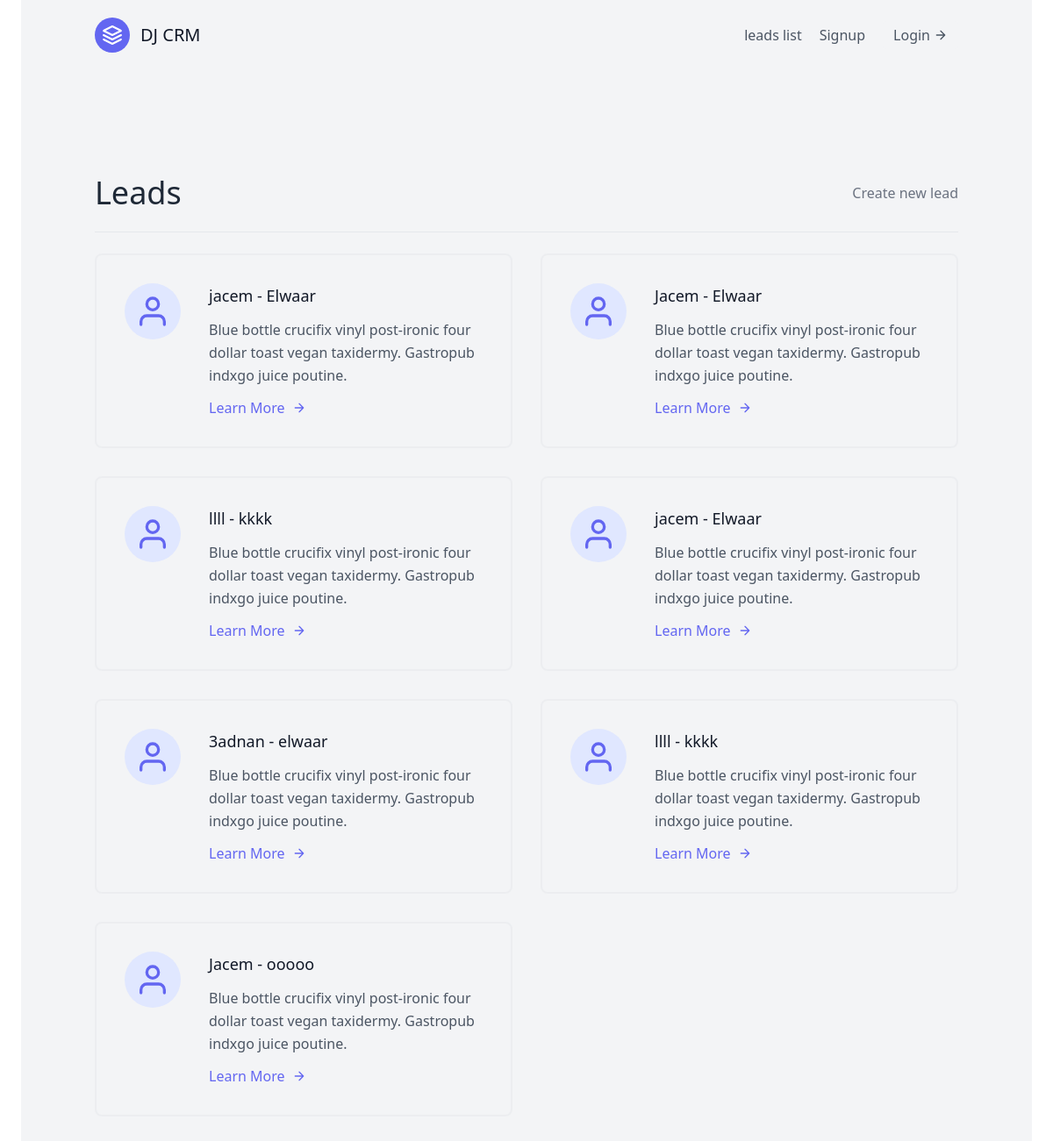
The page /leads/ on the database as committed earlier.
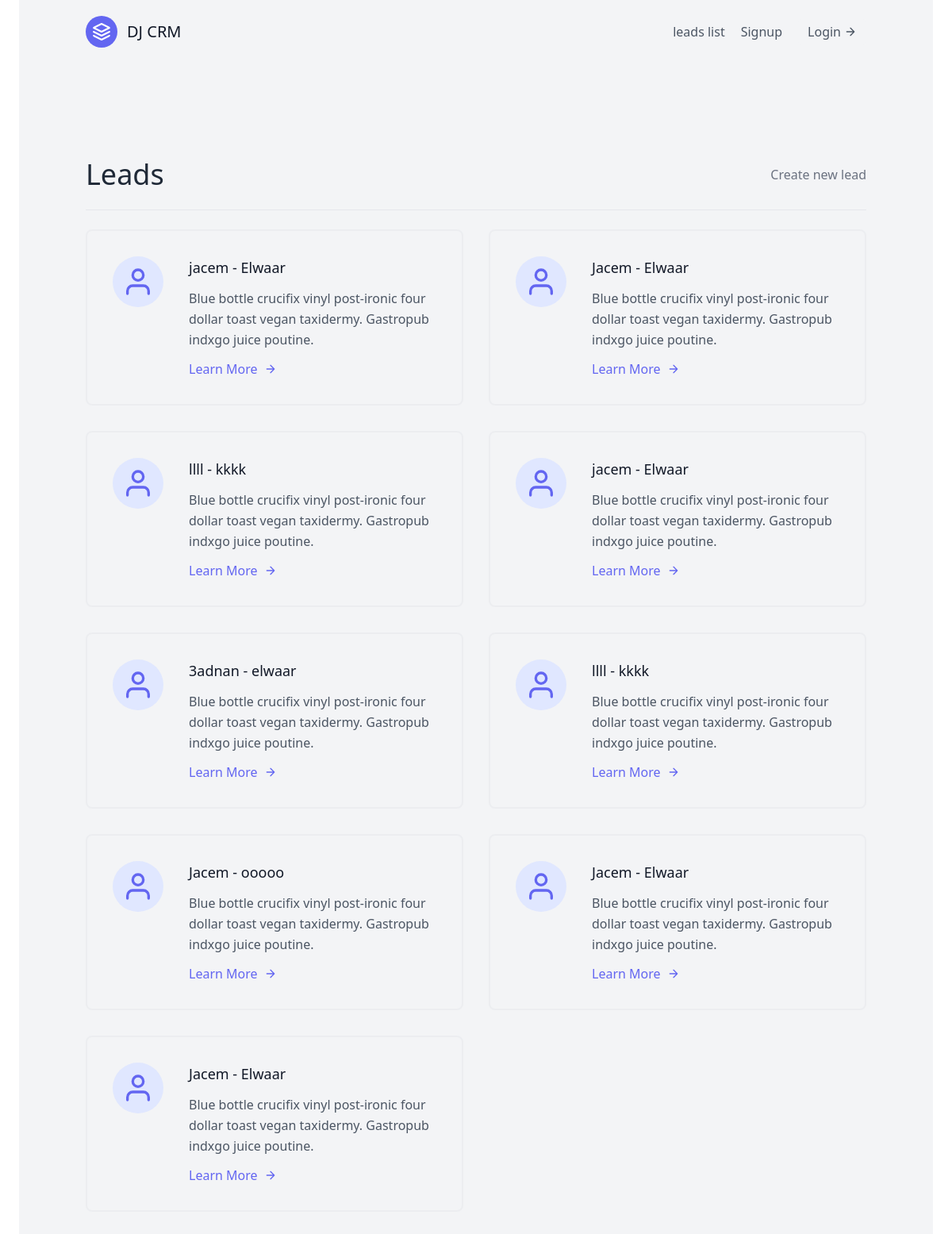
The same page on the database as committed later.
### leads/models.py (models this page shows, shortened)
class Lead(models.Model):
    first_name = models.CharField(max_length=25,null=False )
    last_name = models.CharField(max_length=25, null=False)
    age = models.IntegerField(default=0)
    agent = models.ForeignKey("Agent", on_delete=models.CASCADE)

### leads/views.py (the view)
# urls.py: path('', LeadListView.as_view(), name="lead_list"),
class LeadListView(ListView):
    template_name = "leads/list_leads.html"
    queryset = Lead.objects.all()
    context_object_name = "leads"

### leads/templates/leads/list_leads.html (shortened to what this page needs)
{% extends 'layouts/base.html' %}
    {% block content %}
<section class="text-gray-600 body-font">
  <div class="container px-5 py-24 mx-auto flex flex-wrap">
      <div class="w-full  py-6 md-6 flex justify-between items-center border-b border-gray-200">
      <div> <h1 class="text-4xl text-gray-800"> Leads </h1></div>
      <div><a href="{% url 'leads:create' %}" class="text-gray-500 hover:text-blue-700 ">Create new lead</a></div>
          </div>
    <div class="flex flex-wrap -m-4 mt-2" >
        {% for  item in leads %}
              <div class="p-4 lg:w-1/2 md:w-full">
                <div class="flex border-2 rounded-lg border-gray-200 border-opacity-50 p-8 sm:flex-row flex-col">
                  <div class="w-16 h-16 sm:mr-8 sm:mb-0 mb-4 inline-flex items-center justify-center rounded-full bg-indigo-100 text-indigo-500 flex-shrink-0">
                    <svg fill="none" stroke="currentColor" stroke-linecap="round" stroke-linejoin="round" stroke-width="2" class="w-10 h-10" viewBox="0 0 24 24">
                      <path d="M20 21v-2a4 4 0 00-4-4H8a4 4 0 00-4 4v2"></path>
                      <circle cx="12" cy="7" r="4"></circle>
                    </svg>
                  </div>
                  <div class="flex-grow">
                    <h2 class="text-gray-900 text-lg title-font font-medium mb-3">{{item.first_name}} - {{item.last_name}}</h2>
                    <p class="leading-relaxed text-base">Blue bottle crucifix vinyl post-ironic four dollar toast vegan taxidermy. Gastropub indxgo juice poutine.</p>
                    <a href="{% url 'leads:details' pk=item.id  %}" class="mt-3 text-indigo-500 inline-flex items-center">Learn More
                      <svg fill="none" stroke="currentColor" stroke-linecap="round" stroke-linejoin="round" stroke-width="2" class="w-4 h-4 ml-2" viewBox="0 0 24 24">
                        <path d="M5 12h14M12 5l7 7-7 7"></path>
                      </svg>
                    </a>
                  </div>
                </div>
              </div>
        {% endfor %}
    </div>
  </div>
</section>
{% endblock %}

### leads/templates/layouts/base.html (shortened to what this page needs)
{% load static %}
<html lang="en">
<head>
    <link href="{% static 'css/style.css' %}" rel="stylesheet">
     <link href="https://unpkg.com/tailwindcss@^2/dist/tailwind.min.css" rel="stylesheet">
</head>
<body>
    <div class="max-w-6xl mx-auto  bg-gray-100">
        {% include 'layouts/navbar.html' %}
     {% block content %}
    {% endblock %}
        </div>
</body>
</html>

### leads/templates/layouts/navbar.html
<header class="text-gray-600 body-font">
  <div class="container mx-auto flex flex-wrap p-5 flex-col md:flex-row items-center">
    <a class="flex title-font font-medium items-center text-gray-900 mb-4 md:mb-0">
      <svg xmlns="http://www.w3.org/2000/svg" fill="none" stroke="currentColor" stroke-linecap="round" stroke-linejoin="round" stroke-width="2" class="w-10 h-10 text-white p-2 bg-indigo-500 rounded-full" viewBox="0 0 24 24">
        <path d="M12 2L2 7l10 5 10-5-10-5zM2 17l10 5 10-5M2 12l10 5 10-5"></path>
      </svg>
      <span class="ml-3 text-xl">DJ CRM</span>
    </a>
    <nav class="md:ml-auto flex flex-wrap items-center text-base justify-center">
      <a  href ="{% url 'leads:lead_list' %}" class="mr-5 hover:text-gray-1000">leads list</a>
      {% if not request.user.is_authenticated %}
          <a href="{% url 'signup' %}" class="mr-5 hover:text-gray-1000">Signup</a>
      {% endif %}
    </nav>
      {% if request.user.is_authenticated %}
      Logged in as : {{ request.user.username }}
    <a href="{% url 'logout' %}" class="inline-flex items-center bg-gray-100 border-0 py-1 px-3 focus:outline-none hover:bg-gray-200 rounded text-base mt-4 md:mt-0 ml-3">Logout
      <svg fill="none" stroke="currentColor" stroke-linecap="round" stroke-linejoin="round" stroke-width="2" class="w-4 h-4 ml-1" viewBox="0 0 24 24">
        <path d="M5 12h14M12 5l7 7-7 7"></path>
      </svg>
    </a>
    {% else %}
    <a href="{% url 'login' %}" class="inline-flex items-center bg-gray-100 border-0 py-1 px-3 focus:outline-none hover:bg-gray-200 rounded text-base mt-4 md:mt-0">Login
      <svg fill="none" stroke="currentColor" stroke-linecap="round" stroke-linejoin="round" stroke-width="2" class="w-4 h-4 ml-1" viewBox="0 0 24 24">
        <path d="M5 12h14M12 5l7 7-7 7"></path>
      </svg>
    </a>
    {% endif %}
  </div>
</header>

Rows that differ between the two databases and show on the page:
added Lead: first_name "Jacem", last_name "Elwaar"
added Lead: first_name "Jacem", last_name "Elwaar"
